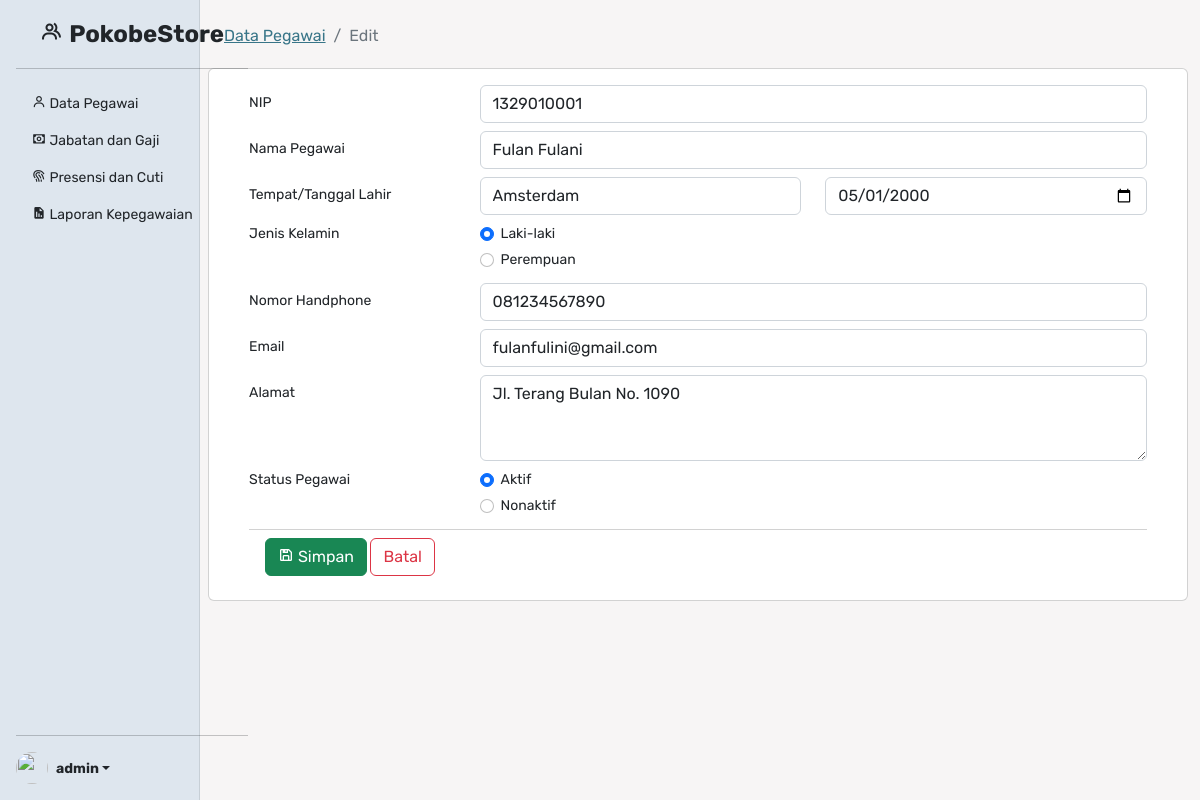
The page /admin/edit_pegawai.php?id=1329010001 (signed in) on the database its author committed.
### tables this page shows
CREATE TABLE `pegawai` (
  `nip` int(10) NOT NULL,
  `nama_pegawai` varchar(100) NOT NULL,
  `tempat_lahir` varchar(100) NOT NULL,
  `tgl_lahir` date NOT NULL,
  `jk` varchar(10) NOT NULL,
  `no_hp` varchar(15) NOT NULL,
  `email` varchar(100) NOT NULL,
  `alamat` varchar(250) NOT NULL,
  `status_pegawai` varchar(10) NOT NULL,
  `id_jabatan_gaji` int(2) NOT NULL
);

### config/config.php (called while the page is built, shortened)
<?php
    function base_url($url=null){
        $baseurl = "https://pokobestore.000webhostapp.com/";
        if ($url != null) {
            return $baseurl.'/'.$url.'.php';
        } else{
            return $baseurl;
        }
    }
    function adm_url($url=null){
        $admurl = "https://pokobestore.000webhostapp.com/admin";
        if ($url != null) {
            return $admurl.'/'.$url.'.php';
        } else{
            return $admurl;
        }
    }

### admin/edit_pegawai.php (the view, shortened to what this page needs)
<?php
require_once "../templates/sidebar.php";
$nip = $_GET['id'];
$result = mysqli_query($koneksi, "SELECT * FROM pegawai WHERE nip='$nip'");
$data = mysqli_fetch_assoc($result);
?>
<div class="container-fluid">
    <div class="bread col-md-9 ms-sm-auto col-lg-10 fs-6 pt-4 pb-1 px-3">
        <nav aria-label="breadcrumb">
            <ol class="breadcrumb">
                <li class="breadcrumb-item"><a href="<?= adm_url('pegawai') ?>">Data Pegawai</a></li>
                <li class="breadcrumb-item active" aria-current="page">Edit</li>
            </ol>
        </nav>
    </div>
    <div class="card col-md-9 ms-sm-auto col-lg-10 px-md-4">
        <div class="card-body">
            <form method="POST" action="<?= base_url('config/proses_pegawai') ?>?edit" enctype="multipart/form-data">
                <div class="form-group row mb-2">
                    <label for="nip" class="col-sm-3 col-form-label">NIP</label>
                    <div class="col-sm-9">
                        <input type="text" class="form-control" name="nip" id="nip" placeholder="NIP" value="<?= $data['nip'] ?>" required autocomplete="off">
                    </div>
                </div>
                <div class="form-group row mb-2">
                    <label for="nama_pegawai" class="col-sm-3 col-form-label">Nama Pegawai</label>
                    <div class="col-sm-9">
                        <input type="text" class="form-control" name="nama_pegawai" id="nama_pegawai" value="<?= $data['nama_pegawai'] ?>" placeholder="Nama Pegawai" required autocomplete="off">
                    </div>
                </div>
                <div class="form-group row mb-2">
                    <label for="ttl" class="col-sm-3 col-form-label">Tempat/Tanggal Lahir</label>
                    <div class="col">
                        <input type="text" class="form-control" name="tempat_lahir" value="<?= $data['tempat_lahir'] ?>" placeholder="Tempat Lahir" required autocomplete="off">
                    </div>
                    <div class="col">
                        <input type="date" class="form-control" name="tgl_lahir" value="<?= $data['tgl_lahir'] ?>" placeholder="Tanggal Lahir" required>
                    </div>
                </div>
                <fieldset class="form-group mb-2">
                    <div class="row">
                        <legend class="col-form-label col-sm-3 pt-0">Jenis Kelamin</legend>
                        <div class="col-sm-9">
                            <div class="form-check mr-3">
                                <input class="form-check-input" type="radio" name="jk" id="jk1" value="Laki-laki" checked>
                                <label class="form-check-label" for="jk1">Laki-laki</label>
                            </div>
                            <div class="form-check mr-3">
                                <input class="form-check-input" type="radio" name="jk" id="jk2" value="Perempuan">
                                <label class="form-check-label" for="jk2">Perempuan</label>
                            </div>
                        </div>
                    </div>
                </fieldset>
                <div class="form-group row mb-2">
                    <label for="no_hp" class="col-sm-3 col-form-label">Nomor Handphone</label>
                    <div class="col-sm-9">
                        <input type="text" class="form-control" name="no_hp" id="no_hp" value="<?= $data['no_hp'] ?>" placeholder="Nomor Handphone" required autocomplete="off">
                    </div>
                </div>
                <div class="form-group row mb-2">
                    <label for="inputEmail3" class="col-sm-3 col-form-label">Email</label>
                    <div class="col-sm-9">
                        <input type="email" class="form-control" id="inputEmail3" name="email" placeholder="Email" value="<?= $data['email'] ?>" required autocomplete="off">
                    </div>
                </div>
                <div class="form-group row mb-2">
                    <label for="alamat" class="col-sm-3 col-form-label">Alamat</label>
                    <div class="col-sm-9">
                        <textarea name="alamat" class="form-control" id="alamat" cols="10" rows="3" required autocomplete="off"><?= $data['alamat'] ?></textarea>
                    </div>
                </div>
                <fieldset class="form-group mb-2">
                    <div class="row">
                        <legend class="col-form-label col-sm-3 pt-0">Status Pegawai</legend>
                        <div class="col-sm-9">
                            <div class="form-check mr-3">
                                <input class="form-check-input" type="radio" name="status_pegawai" id="status1" value="Aktif" checked>
                                <label class="form-check-label" for="status1">Aktif</label>
                            </div>
                            <div class="form-check mr-3">
                                <input class="form-check-input" type="radio" name="status_pegawai" id="status2" value="Nonaktif">
                                <label class="form-check-label" for="status2">Nonaktif</label>
                            </div>
                        </div>
                    </div>
                </fieldset>
                <div class="card-footer" style="background-color: #ffffff;">
                    <button type="submit" class="btn btn-success"><i class='bx bx-save'></i> Simpan</button>
                    <a href="<?= adm_url('pegawai') ?>" class="btn btn btn-outline-danger"> Batal</a>
                </div>
            </form>
        </div>
    </div>
</div>

### assets/styles.css (style rules this page uses)
:root { --clr-blue: #c3d9e0; --clr-blue-light: #b5d6ee; --clr-blue-dark: #508ea1; --clr-blue-darker: #387588; --clr-gray: #dee6ee; --clr-gray-light: #f7f5f5; }
body { min-height: 100vh; min-height: -webkit-fill-available; }
html { height: -webkit-fill-available; }
body { font-size: .875rem; background-color: var(--clr-gray-light); }
.breadcrumb-item>a { color: var(--clr-blue-darker); }

### templates/sidebar.php (style rules this page uses)
body { font-family: 'Rubik', sans-serif; }

### rows shown on the page
pegawai: nip "1329010001", nama_pegawai "Fulan Fulani", tempat_lahir "Amsterdam", tgl_lahir "05/01/2000", no_hp "081234567890", email "fulanfulini@gmail.com", alamat "Jl. Terang Bulan No. 1090"
